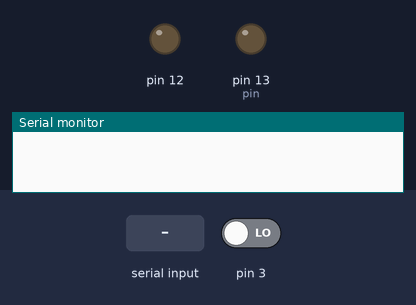
A sketch run on a simulated Arduino Uno, built with avr-gcc and run on an emulated ATmega328P. On the bench: output pins drawn as LEDs (lit = HIGH), the last lines printed to the serial monitor. The test bench sets the inputs (shaded band); at power-on: pin 3 LOW.

Above: at 1.2 s.
1.3 s: "A" received over Serial
At 2.5 s:
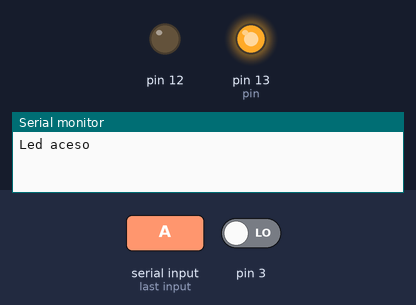
2.8 s: pin 3 driven HIGH
At 3.8 s:
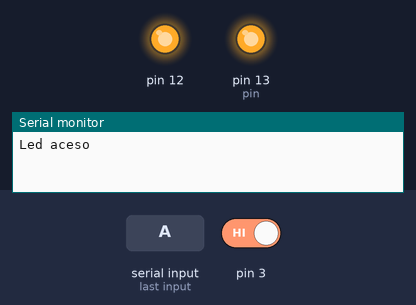
4.3 s: "B" received over Serial
At 5.0 s:
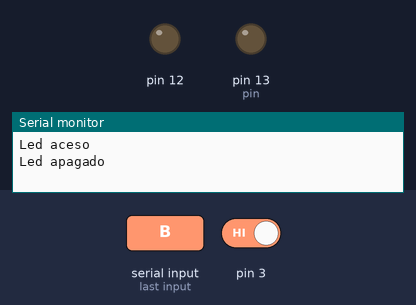
5.8 s: pin 3 driven LOW
At 6.1 s:
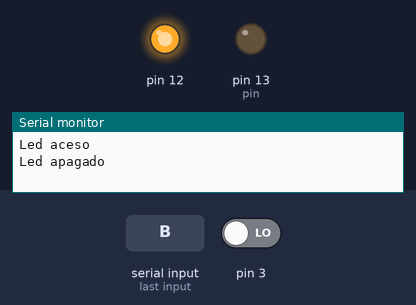
Timing chart, 0 to 8.3 s (numbered marks = the images above; inputs shaded):
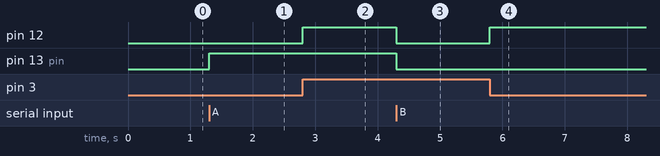

Measured:
- after the input at 1.3 s, pin 13 (pin): LOW → HIGH at once
- after the input at 2.8 s, pin 12: LOW → HIGH at once
- after the input at 4.3 s, pin 12, pin 13 (pin): HIGH → LOW at once
- after the input at 5.8 s, pin 12: LOW → HIGH at once

The sketch:

Serial.ino
```cpp
volatile int state = LOW;
int pin = 13;

void setup()
{
  pinMode(pin, OUTPUT);
  pinMode(12, OUTPUT);
  Serial.begin(115200);
  attachInterrupt(digitalPinToInterrupt(3), interrupt, CHANGE);
}

void loop()
{
  if (Serial.available() > 0) {
    int letter = Serial.read();
    if (letter == 65) {
      digitalWrite(13, HIGH);
      Serial.println("Led aceso");
    }
    if (letter == 66) {
      digitalWrite(13, LOW);
      digitalWrite(12, LOW);
      Serial.println("Led apagado");
    }
  }
}


void interrupt() {
      digitalWrite(12, HIGH);
}
```
